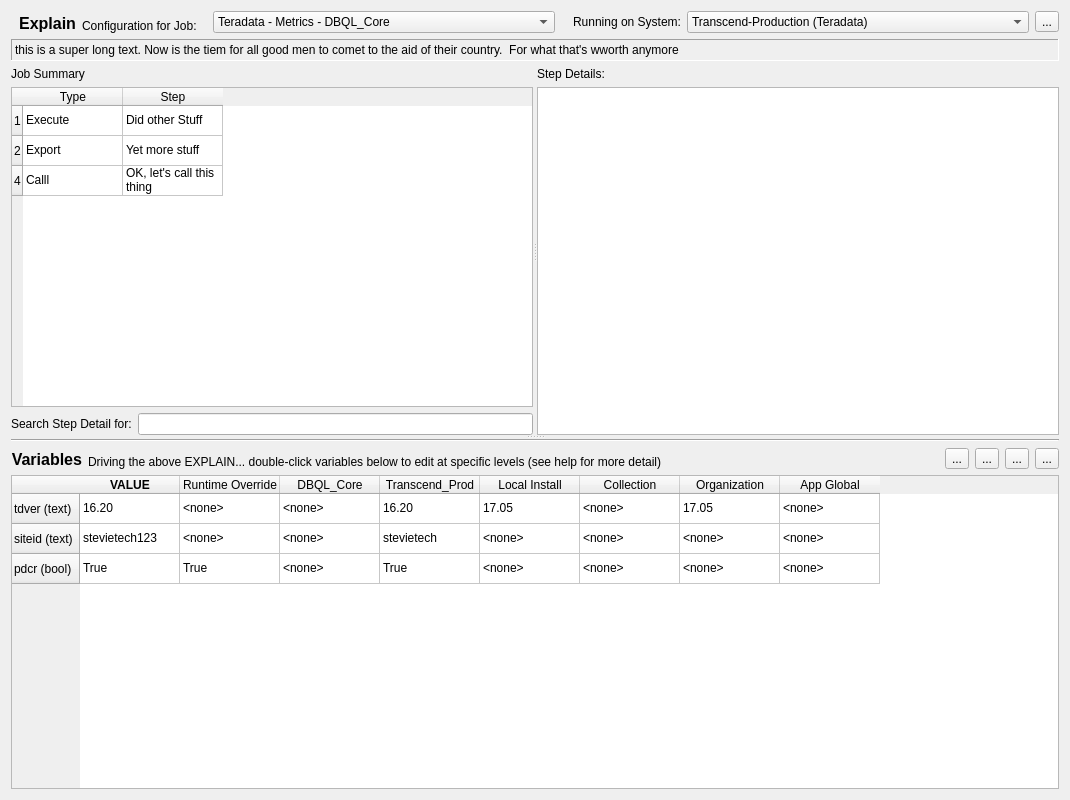
<?xml version="1.0" encoding="UTF-8"?>
<ui version="4.0">
 <class>Dialog</class>
 <widget class="QDialog" name="Dialog">
  <property name="geometry">
   <rect>
    <x>0</x>
    <y>0</y>
    <width>1070</width>
    <height>800</height>
   </rect>
  </property>
  <property name="windowTitle">
   <string>Dialog</string>
  </property>
  <layout class="QVBoxLayout" name="verticalLayout_5">
   <item>
    <layout class="QHBoxLayout" name="horizontalLayout">
     <item>
      <widget class="QLabel" name="label_6">
       <property name="maximumSize">
        <size>
         <width>65</width>
         <height>16777215</height>
        </size>
       </property>
       <property name="font">
        <font>
         <pointsize>12</pointsize>
         <bold>true</bold>
        </font>
       </property>
       <property name="text">
        <string>Explain</string>
       </property>
       <property name="alignment">
        <set>Qt::AlignBottom|Qt::AlignRight|Qt::AlignTrailing</set>
       </property>
      </widget>
     </item>
     <item>
      <widget class="QLabel" name="label">
       <property name="maximumSize">
        <size>
         <width>125</width>
         <height>16777215</height>
        </size>
       </property>
       <property name="text">
        <string>Configuration for Job:</string>
       </property>
       <property name="alignment">
        <set>Qt::AlignBottom|Qt::AlignLeading|Qt::AlignLeft</set>
       </property>
       <property name="buddy">
        <cstring>label</cstring>
       </property>
      </widget>
     </item>
     <item>
      <widget class="QComboBox" name="cboExplain_JobName">
       <item>
        <property name="text">
         <string>Teradata - Metrics - DBQL_Core</string>
        </property>
       </item>
      </widget>
     </item>
     <item>
      <widget class="QLabel" name="label_2">
       <property name="maximumSize">
        <size>
         <width>120</width>
         <height>16777215</height>
        </size>
       </property>
       <property name="text">
        <string>Running on System:</string>
       </property>
       <property name="alignment">
        <set>Qt::AlignRight|Qt::AlignTrailing|Qt::AlignVCenter</set>
       </property>
      </widget>
     </item>
     <item>
      <widget class="QComboBox" name="cboExplain_SystemName">
       <item>
        <property name="text">
         <string>Transcend-Production (Teradata)</string>
        </property>
       </item>
      </widget>
     </item>
     <item>
      <widget class="QToolButton" name="btnExplain_HelpExplain">
       <property name="text">
        <string>...</string>
       </property>
       <property name="icon">
        <iconset resource="sjResources.qrc">
         <normaloff>:/icons/icons/help.png</normaloff>:/icons/icons/help.png</iconset>
       </property>
      </widget>
     </item>
    </layout>
   </item>
   <item>
    <layout class="QHBoxLayout" name="horizontalLayout_2">
     <item>
      <widget class="QLabel" name="lblExplain_JobDescription">
       <property name="frameShape">
        <enum>QFrame::Panel</enum>
       </property>
       <property name="frameShadow">
        <enum>QFrame::Sunken</enum>
       </property>
       <property name="text">
        <string>this is a super long text. Now is the tiem for all good men to comet to the aid of their country.  For what that's wworth anymore</string>
       </property>
       <property name="alignment">
        <set>Qt::AlignLeading|Qt::AlignLeft|Qt::AlignTop</set>
       </property>
       <property name="wordWrap">
        <bool>true</bool>
       </property>
      </widget>
     </item>
    </layout>
   </item>
   <item>
    <widget class="QSplitter" name="splitter_2">
     <property name="orientation">
      <enum>Qt::Vertical</enum>
     </property>
     <widget class="QSplitter" name="splitter">
      <property name="orientation">
       <enum>Qt::Horizontal</enum>
      </property>
      <widget class="QWidget" name="">
       <layout class="QVBoxLayout" name="verticalLayout_4">
        <item>
         <layout class="QVBoxLayout" name="verticalLayout_3">
          <item>
           <widget class="QLabel" name="label_4">
            <property name="text">
             <string>Job Summary</string>
            </property>
           </widget>
          </item>
          <item>
           <widget class="QTableWidget" name="tblExplain_StepsSummary">
            <row>
             <property name="text">
              <string>1</string>
             </property>
            </row>
            <row>
             <property name="text">
              <string>2</string>
             </property>
            </row>
            <row>
             <property name="text">
              <string>4</string>
             </property>
            </row>
            <column>
             <property name="text">
              <string>Type</string>
             </property>
            </column>
            <column>
             <property name="text">
              <string>Step</string>
             </property>
            </column>
            <item row="0" column="0">
             <property name="text">
              <string>Execute</string>
             </property>
            </item>
            <item row="0" column="1">
             <property name="text">
              <string>Did other Stuff</string>
             </property>
            </item>
            <item row="1" column="0">
             <property name="text">
              <string>Export</string>
             </property>
            </item>
            <item row="1" column="1">
             <property name="text">
              <string>Yet more stuff</string>
             </property>
            </item>
            <item row="2" column="0">
             <property name="text">
              <string>Calll</string>
             </property>
            </item>
            <item row="2" column="1">
             <property name="text">
              <string>OK, let's call this thing</string>
             </property>
            </item>
           </widget>
          </item>
          <item>
           <layout class="QHBoxLayout" name="horizontalLayout_4">
            <item>
             <widget class="QLabel" name="label_9">
              <property name="text">
               <string>Search Step Detail for:</string>
              </property>
             </widget>
            </item>
            <item>
             <widget class="QLineEdit" name="txtExplain_FilterSteps"/>
            </item>
           </layout>
          </item>
         </layout>
        </item>
       </layout>
      </widget>
      <widget class="QWidget" name="">
       <layout class="QVBoxLayout" name="verticalLayout">
        <item>
         <widget class="QLabel" name="label_3">
          <property name="text">
           <string>Step Details:</string>
          </property>
         </widget>
        </item>
        <item>
         <widget class="QTextBrowser" name="txtExplain_StepDetail"/>
        </item>
       </layout>
      </widget>
     </widget>
     <widget class="QWidget" name="">
      <layout class="QVBoxLayout" name="verticalLayout_2">
       <item>
        <widget class="Line" name="line">
         <property name="orientation">
          <enum>Qt::Horizontal</enum>
         </property>
        </widget>
       </item>
       <item>
        <layout class="QHBoxLayout" name="horizontalLayout_3">
         <item>
          <widget class="QLabel" name="label_8">
           <property name="maximumSize">
            <size>
             <width>130</width>
             <height>16777215</height>
            </size>
           </property>
           <property name="font">
            <font>
             <pointsize>12</pointsize>
             <bold>true</bold>
            </font>
           </property>
           <property name="text">
            <string>Variables</string>
           </property>
           <property name="alignment">
            <set>Qt::AlignBottom|Qt::AlignRight|Qt::AlignTrailing</set>
           </property>
          </widget>
         </item>
         <item>
          <widget class="QLabel" name="label_7">
           <property name="text">
            <string>Driving the above EXPLAIN... double-click variables below to edit at specific levels (see help for more detail)</string>
           </property>
           <property name="alignment">
            <set>Qt::AlignBottom|Qt::AlignLeading|Qt::AlignLeft</set>
           </property>
          </widget>
         </item>
         <item>
          <spacer name="horizontalSpacer">
           <property name="orientation">
            <enum>Qt::Horizontal</enum>
           </property>
           <property name="sizeHint" stdset="0">
            <size>
             <width>40</width>
             <height>20</height>
            </size>
           </property>
          </spacer>
         </item>
         <item>
          <widget class="QToolButton" name="btnExplain_Refresh">
           <property name="text">
            <string>...</string>
           </property>
           <property name="icon">
            <iconset resource="sjResources.qrc">
             <normaloff>:/icons/icons/reload.png</normaloff>:/icons/icons/reload.png</iconset>
           </property>
          </widget>
         </item>
         <item>
          <widget class="QToolButton" name="btnExplain_AddVariable">
           <property name="text">
            <string>...</string>
           </property>
           <property name="icon">
            <iconset resource="sjResources.qrc">
             <normaloff>:/icons/icons/plus.png</normaloff>:/icons/icons/plus.png</iconset>
           </property>
          </widget>
         </item>
         <item>
          <widget class="QToolButton" name="btnExplain_RemoveVariable">
           <property name="text">
            <string>...</string>
           </property>
           <property name="icon">
            <iconset resource="sjResources.qrc">
             <normaloff>:/icons/icons/minus.png</normaloff>:/icons/icons/minus.png</iconset>
           </property>
          </widget>
         </item>
         <item>
          <widget class="QToolButton" name="btnExplain_HelpVariables">
           <property name="text">
            <string>...</string>
           </property>
           <property name="icon">
            <iconset resource="sjResources.qrc">
             <normaloff>:/icons/icons/help.png</normaloff>:/icons/icons/help.png</iconset>
           </property>
          </widget>
         </item>
        </layout>
       </item>
       <item>
        <widget class="QTableWidget" name="tblExplain_Variables">
         <row>
          <property name="text">
           <string>tdver (text)</string>
          </property>
         </row>
         <row>
          <property name="text">
           <string>siteid (text)</string>
          </property>
         </row>
         <row>
          <property name="text">
           <string>pdcr (bool)</string>
          </property>
         </row>
         <column>
          <property name="text">
           <string>VALUE</string>
          </property>
          <property name="font">
           <font>
            <bold>true</bold>
           </font>
          </property>
          <property name="background">
           <color>
            <red>215</red>
            <green>215</green>
            <blue>215</blue>
           </color>
          </property>
         </column>
         <column>
          <property name="text">
           <string>Runtime Override</string>
          </property>
         </column>
         <column>
          <property name="text">
           <string>DBQL_Core</string>
          </property>
         </column>
         <column>
          <property name="text">
           <string>Transcend_Prod</string>
          </property>
         </column>
         <column>
          <property name="text">
           <string>Local Install</string>
          </property>
         </column>
         <column>
          <property name="text">
           <string>Collection</string>
          </property>
         </column>
         <column>
          <property name="text">
           <string>Organization</string>
          </property>
         </column>
         <column>
          <property name="text">
           <string>App Global</string>
          </property>
         </column>
         <item row="0" column="0">
          <property name="text">
           <string>16.20</string>
          </property>
          <property name="background">
           <brush brushstyle="NoBrush">
            <color alpha="255">
             <red>212</red>
             <green>212</green>
             <blue>212</blue>
            </color>
           </brush>
          </property>
         </item>
         <item row="0" column="1">
          <property name="text">
           <string>&lt;none&gt;</string>
          </property>
         </item>
         <item row="0" column="2">
          <property name="text">
           <string>&lt;none&gt;</string>
          </property>
         </item>
         <item row="0" column="3">
          <property name="text">
           <string>16.20</string>
          </property>
         </item>
         <item row="0" column="4">
          <property name="text">
           <string>17.05</string>
          </property>
         </item>
         <item row="0" column="5">
          <property name="text">
           <string>&lt;none&gt;</string>
          </property>
         </item>
         <item row="0" column="6">
          <property name="text">
           <string>17.05</string>
          </property>
         </item>
         <item row="0" column="7">
          <property name="text">
           <string>&lt;none&gt;</string>
          </property>
         </item>
         <item row="1" column="0">
          <property name="text">
           <string>stevietech123</string>
          </property>
         </item>
         <item row="1" column="1">
          <property name="text">
           <string>&lt;none&gt;</string>
          </property>
         </item>
         <item row="1" column="2">
          <property name="text">
           <string>&lt;none&gt;</string>
          </property>
         </item>
         <item row="1" column="3">
          <property name="text">
           <string>stevietech</string>
          </property>
         </item>
         <item row="1" column="4">
          <property name="text">
           <string>&lt;none&gt;</string>
          </property>
         </item>
         <item row="1" column="5">
          <property name="text">
           <string>&lt;none&gt;</string>
          </property>
         </item>
         <item row="1" column="6">
          <property name="text">
           <string>&lt;none&gt;</string>
          </property>
         </item>
         <item row="1" column="7">
          <property name="text">
           <string>&lt;none&gt;</string>
          </property>
         </item>
         <item row="2" column="0">
          <property name="text">
           <string>True</string>
          </property>
         </item>
         <item row="2" column="1">
          <property name="text">
           <string>True</string>
          </property>
         </item>
         <item row="2" column="2">
          <property name="text">
           <string>&lt;none&gt;</string>
          </property>
         </item>
         <item row="2" column="3">
          <property name="text">
           <string>True</string>
          </property>
         </item>
         <item row="2" column="4">
          <property name="text">
           <string>&lt;none&gt;</string>
          </property>
         </item>
         <item row="2" column="5">
          <property name="text">
           <string>&lt;none&gt;</string>
          </property>
         </item>
         <item row="2" column="6">
          <property name="text">
           <string>&lt;none&gt;</string>
          </property>
         </item>
         <item row="2" column="7">
          <property name="text">
           <string>&lt;none&gt;</string>
          </property>
         </item>
        </widget>
       </item>
      </layout>
     </widget>
    </widget>
   </item>
  </layout>
 </widget>
 <resources>
  <include location="sjResources.qrc"/>
 </resources>
 <connections/>
</ui>
